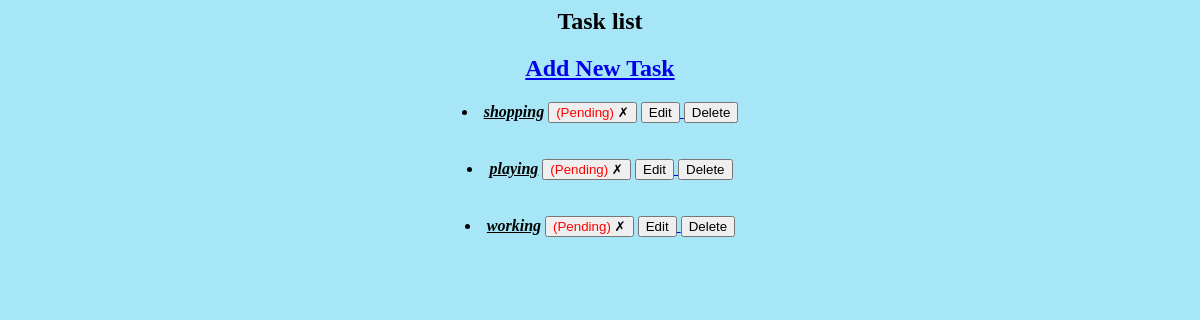
/, run on an earlier commit of the app's database.
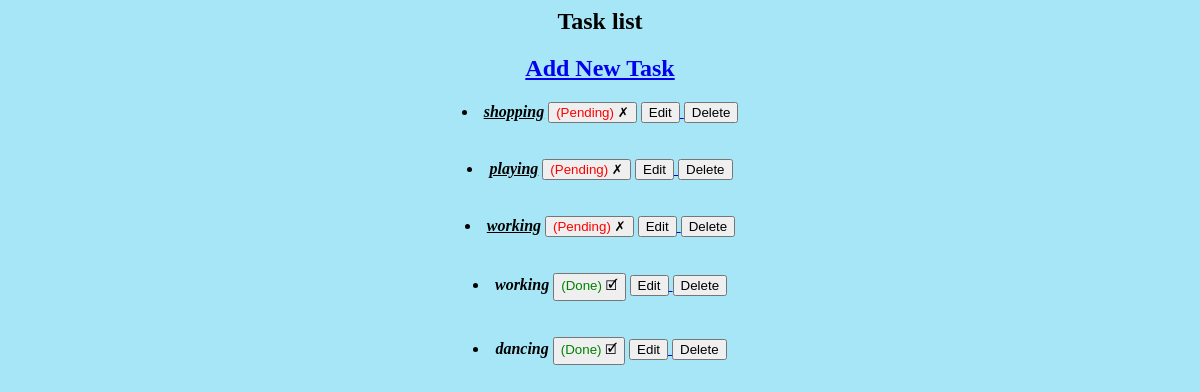
And on a later commit of the database.
### tasklist/models.py (models this page shows, shortened)
class Task(models.Model):
    title = models.CharField(max_length=200)
    is_done = models.BooleanField(default=False)
    created_at = models.DateTimeField(auto_now_add=True)

### tasklist/views.py (the view)
# urls.py: path("", listView.as_view(), name="list"),
class listView(ListView):
    model = Task
    template_name = "list.html"
    context_object_name ='tasks'

### tasklist/templates/list.html (shortened to what this page needs)
<html>
    <head>
    </head>
    <center>
    <body style="background-color: #a6e6f7ff;">
          <section>
        <h1> Task list</h1>
        <h2><a href="{% url 'task_create' %}">Add New Task</a></h2>
            {% for task in tasks%}
            <li>
                 {% if task.is_done %}
                         <u> <B><i>{{ task.title }}</i></B></u>
                        {% else %}
                         <B><i>{{ task.title }}</i></B>
                  {% endif %}
               <form action="{% url 'task_done' task.pk %}" method="post" style="display:inline;">
                    <button type="submit">
                        {% if task.is_done %}
                           <span style="color: red;">(Pending)</span>  &#10007;
                        {% else %}
                             <span style="color: green;">(Done)</span>  &#x1F5F9;
                        {% endif %}
                    </button>
                </form>
                <a href="{% url 'task_update' task.pk %}"> <button type="submit"> Edit </button>  </a>
                <a href="{% url 'task_delete' task.pk %}"><button type="submit">Delete</button></a>
            </li><br><br>
            {% empty %}
            <li>No tasks available.</li>
            {% endfor %}
        </section>
      </body>
    </center>
</html>

What changed in the data, as far as the page shows it:
added Task: title "working", is_done "(Done)"
added Task: title "dancing", is_done "(Done)"
